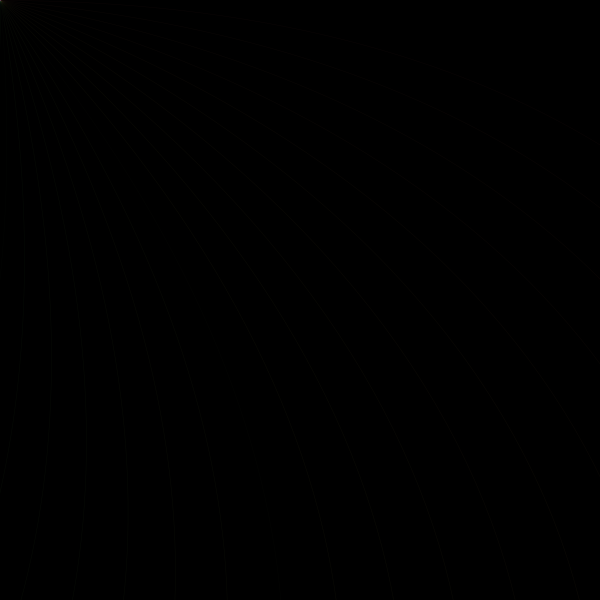
Frame 1 (no input)
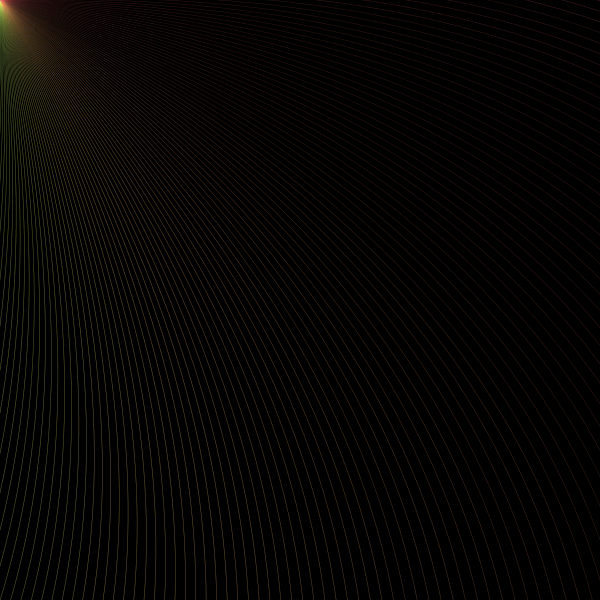
Frame 60 (the mouse pressed at the canvas centre just before this capture)
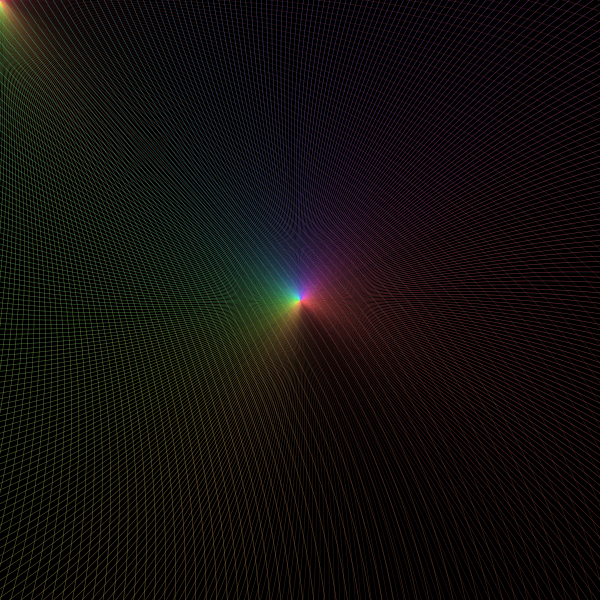
Frame 120 (the mouse held since frame 60 and released just before this capture)

The Processing sketch that drew these frames (run headless with seeded random() and noise(); from frame 60 on, the mouse is pressed at the canvas centre):

// Processing sketch: processing_14195
// ── processing_14195.pde

// CH:
int turn = 0;
float radius = 0;
float Jeremy = random(220);
int cenX,cenY = 0;

   
void setup() {
  size(600,600);
  background(0);
  noFill();
  colorMode(HSB,255); // set hue saturation  & brightness
  strokeWeight(.5);
  smooth();
}
 
void draw() {
  //background(0);
  radius = (width / 2) * sqrt(250);
  cenX = mouseX;
  cenY = mouseY;
  
 
  for (int d = 0; d <= 320; d+=5) {
    float r = radians(d + turn);
    stroke(d, Jeremy,random (6000),10);  
    rectMode (CENTER);
    bezier(cenX, cenY, cenX + radius / 2 * cos(r), cenY + radius / 2 * sin(r) , cenX + radius * cos(r + HALF_PI), cenY + radius * sin(r + HALF_PI), cenX + radius * cos(r + PI), cenY + radius * sin(r + PI));  

 
}
  
 turn++;
}               
